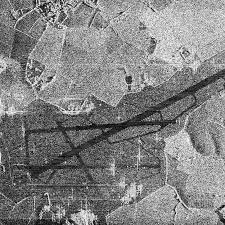
#> input picture Practice_3/sar_3.jpg, 225 x 225 px
$ jupyter execute --allow-errors solution.ipynb
#> lines starting #> are read from the running program, lines starting #| are printed output that depends on the picture; after the words box and inside, x2 and y2 are one past the last pixel; in counts of white or black regions, pixels touching at a corner belong together
# 1. Для изображения sar_3.jpg найти наиболее протяженный участок
# (выделить линии при помощи преобразования Хафа)
# 2. Для изображения sar_3.jpg провести исследование алгоритмов бинаризации, выделить участок дорожной полосы.

[cell 1]
import numpy as np
import cv2
import matplotlib.pyplot as plt

[cell 2]
img = cv2.imread('sar_3.jpg')
#> img is the input picture: shape (225, 225, 3); min 0, max 255, mean 130.6
img_gray = cv2.cvtColor(img, cv2.COLOR_BGR2GRAY)
plt.imshow(img_gray, cmap='gray')
plt.show()

[cell 3]
image_gauss = cv2.GaussianBlur(img_gray, (5, 5), 0)
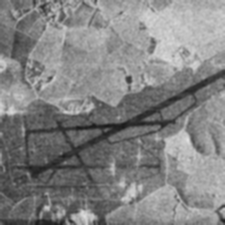
#> image_gauss: shape (225, 225); min 26, max 225, mean 130.6
image_median = cv2.medianBlur(image_gauss, 3)


canny = cv2.Canny(image_median, 50, 100)
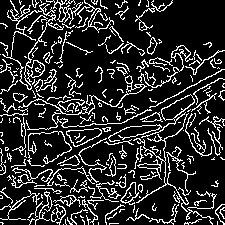
#> canny: shape (225, 225); 17.1% white in thin lines or dots
plt.imshow(canny, cmap='gray')
plt.show()

[cell 4]
# HoughLinesP, bc HoughLines gives only full lines, while HoughLinesP gives line segments

lines = cv2.HoughLinesP(canny, 1, np.pi / 180, threshold=50, minLineLength=20, maxLineGap=10)
#> lines = 116 rows, first 6: [28, 179, 127, 127], [128, 127, 223, 120], [45, 163, 223, 69], [21, 130, 124, 122], [26, 63, 105, 199], [137, 142, 169, 119]

[cell 5]
print(lines.shape)
#| (116, 1, 4)

[cell 6]
lengths = []
#> (the rest of this cell did not finish here and is left out)

[cell 7]
image_lines = img_gray.copy()

#> (the rest of this cell did not finish here and is left out)

[cell 8]
lengths = np.array(lengths)
#> (the rest of this cell did not finish here and is left out)

[cell 9]
# [8 lines of commented-out code are left out]

[cell 10]
#point binarization
T = 80
bin_img = img_gray.copy()
bin_img[img_gray < T] = 0
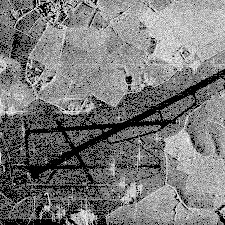
#> bin_img: shape (225, 225); min 0, max 255, mean 121.2
bin_img[img_gray >= T] = 255
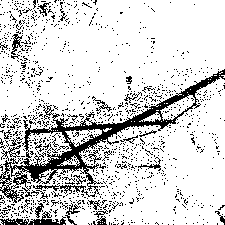
#> bin_img: shape (225, 225); 83.1% white; black in thin lines or dots

[cell 11]
_, otsu = cv2.threshold(img_gray, 0, 255, cv2.THRESH_BINARY + cv2.THRESH_OTSU)
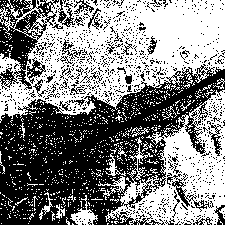
#> otsu: shape (225, 225); 51.4% white; 1013 black regions (974 under 20 px), largest, box (x1, y1, x2, y2) and area: (0, 64, 225, 225) 17840, (0, 0, 59, 90) 2187, (167, 173, 214, 212) 328

[cell 12]
adaptive = cv2.adaptiveThreshold(img_gray, 255, cv2.ADAPTIVE_THRESH_MEAN_C, cv2.THRESH_BINARY, 71, 15)
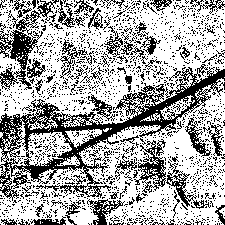
#> adaptive: shape (225, 225); 65.5% white; black in thin lines or dots

[cell 13]
_, axs = plt.subplots(1, 4, figsize=(20, 5))
axs[0].imshow(img_gray, cmap='gray')
axs[0].set_title('original')
axs[1].imshow(bin_img, cmap='gray')
axs[1].set_title(f'point T={T}')
axs[2].imshow(otsu, cmap='gray')
axs[2].set_title('otsu')
axs[3].imshow(adaptive, cmap='gray')
axs[3].set_title('adaptive')

# point binarization gives the best result for this img

$ run again, with Practice_3/sar_0.jpg copied over Practice_3/sar_3.jpg
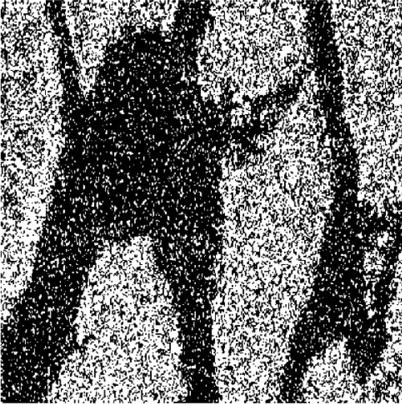
#> input picture Practice_3/sar_0.jpg, 402 x 404 px
#> img is the input picture: shape (404, 402, 3); min 0, max 255, mean 108.3
#> `canny = cv2.Canny(image_median, 50, 100)`:
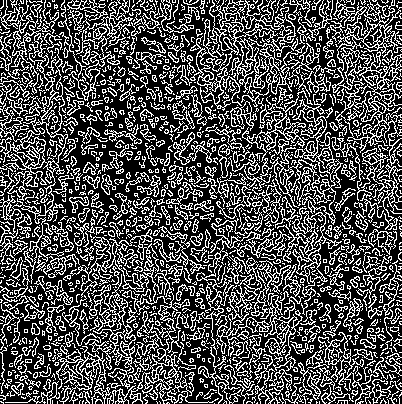
#> canny: shape (404, 402); 31.2% white in thin lines or dots
#> lines = 874 rows, first 6: [12, 402, 206, 208], [209, 192, 399, 2], [19, 402, 399, 22], [94, 116, 194, 216], [47, 401, 401, 47], [6, 94, 97, 185]
#| (874, 1, 4)
#> otsu: shape (404, 402); 42.8% white; 1833 white regions (1780 under 20 px), largest, box (x1, y1, x2, y2) and area: (0, 0, 402, 404) 42448, (327, 0, 402, 218) 7319, (195, 0, 310, 128) 6465
#> `adaptive = cv2.adaptiveThreshold(img_gray, 255, cv2.ADAPTIVE_THRESH_ME..`:
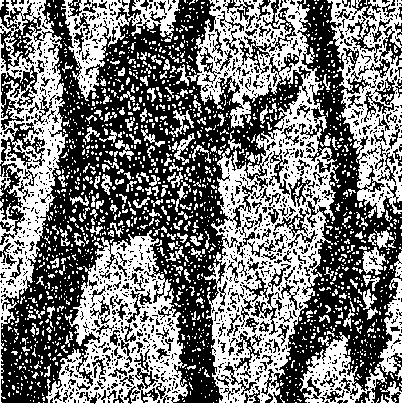
#> adaptive: shape (404, 402); 47% white; 1676 white regions (1494 under 20 px), largest, box (x1, y1, x2, y2) and area: (0, 0, 402, 404) 49354, (327, 0, 402, 218) 7419, (61, 0, 180, 101) 3706

$ run again, with Practice_3/sar_2.jpg copied over Practice_3/sar_3.jpg
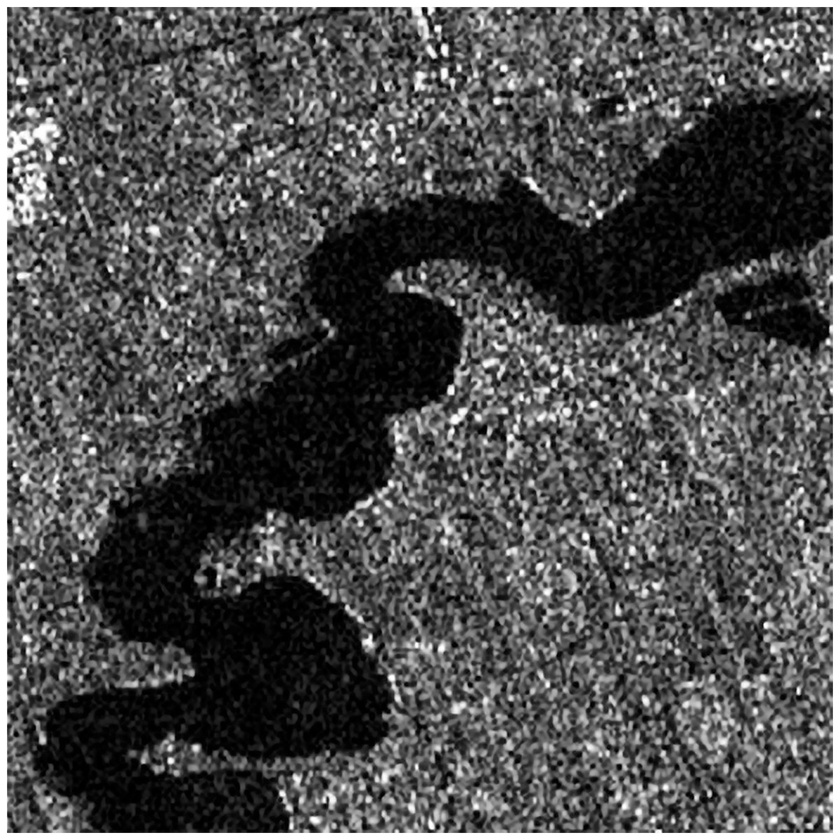
#> input picture Practice_3/sar_2.jpg, 840 x 840 px, shrunk from 1200 x 1199 before the run
#> img is the input picture: shape (840, 840, 3); min 0, max 255, mean 78.8
#> `canny = cv2.Canny(image_median, 50, 100)`:
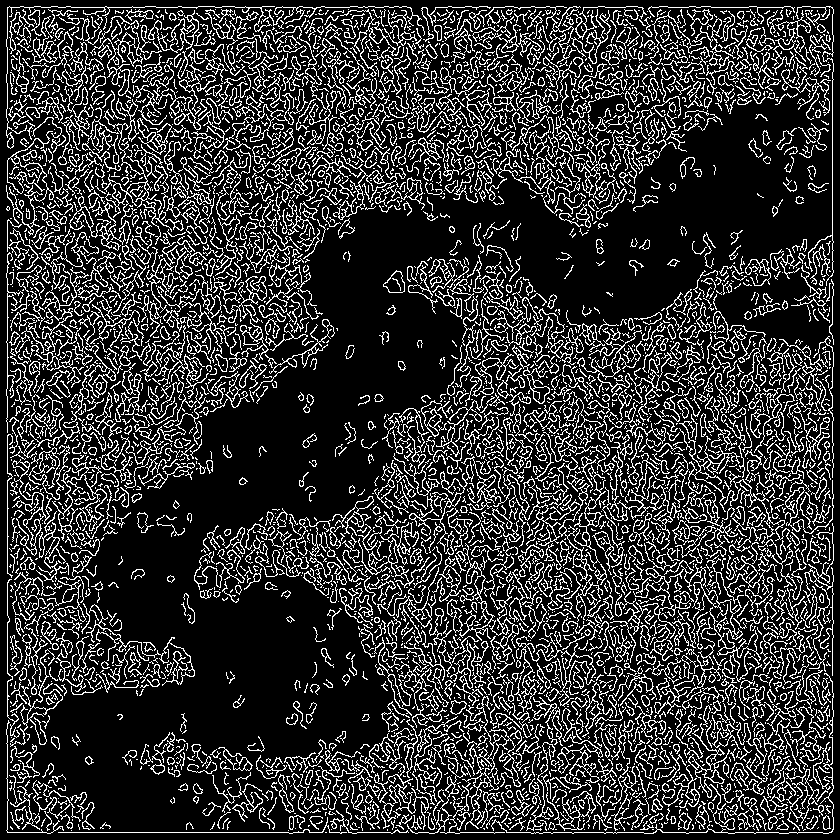
#> canny: shape (840, 840); 20% white in thin lines or dots
#| (4690, 1, 4)
#> otsu: shape (840, 840); 35.9% white; 1119 white regions (497 under 20 px), largest, box (x1, y1, x2, y2) and area: (0, 0, 840, 840) 160386, (191, 26, 330, 150) 5573, (131, 173, 252, 322) 4950
#> `adaptive = cv2.adaptiveThreshold(img_gray, 255, cv2.ADAPTIVE_THRESH_ME..`:
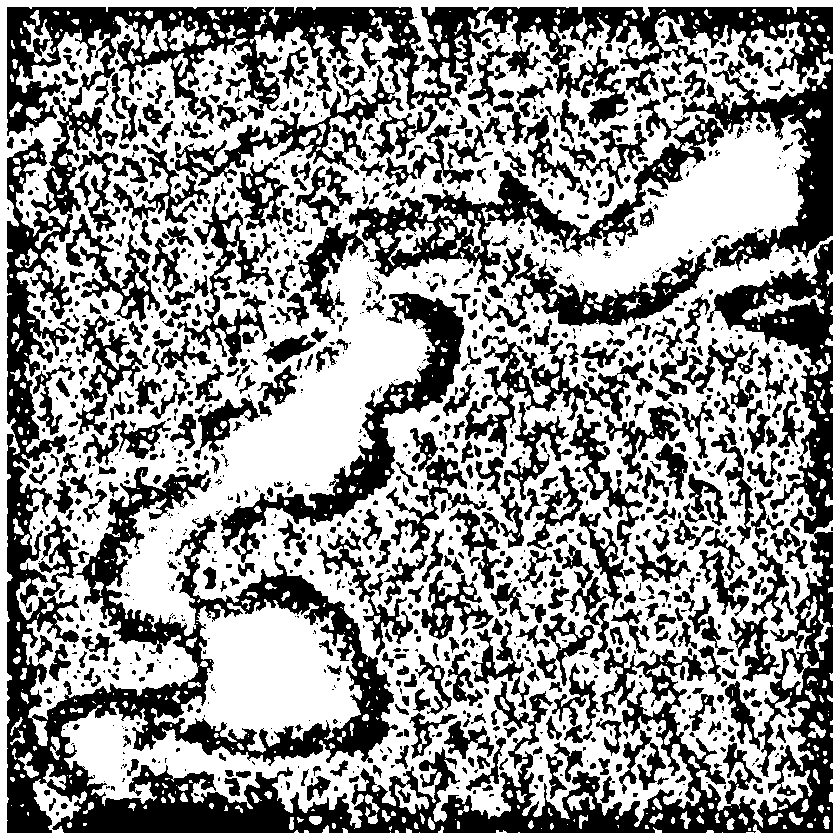
#> adaptive: shape (840, 840); 57.5% white; 1349 black regions (729 under 20 px), largest, box (x1, y1, x2, y2) and area: (7, 7, 833, 833) 126188, (484, 7, 833, 271) 23199, (349, 114, 724, 285) 11298

$ run again, with Practice_3/img_1.jpg copied over Practice_3/sar_3.jpg
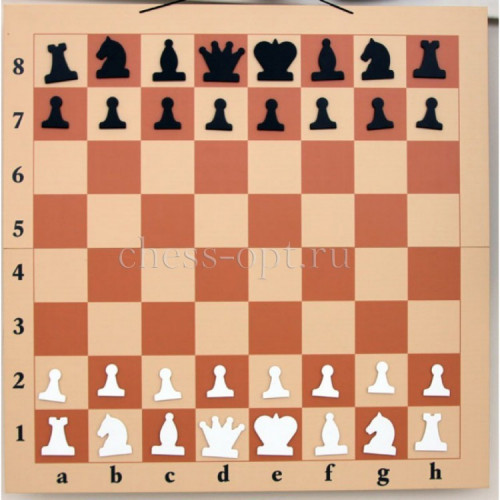
#> input picture Practice_3/img_1.jpg, 500 x 500 px
#> img is the input picture: shape (500, 500, 3); mean B, G, R 128.2, 157.1, 205.4
#> `canny = cv2.Canny(image_median, 50, 100)`:
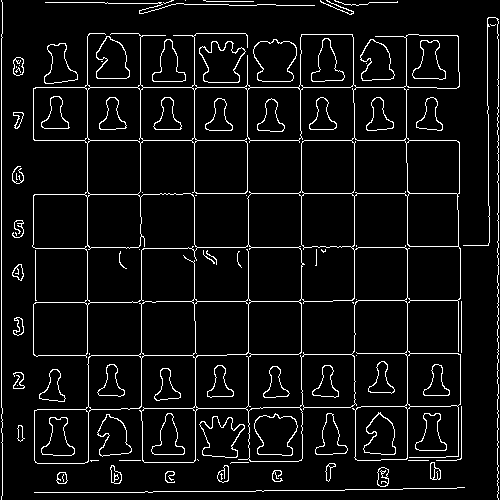
#> canny: shape (500, 500); 6.1% white in thin lines or dots
#> lines = 88 rows, first 6: [1, 442, 1, 34], [35, 87, 436, 87], [34, 140, 456, 140], [407, 458, 407, 163], [160, 193, 459, 193], [301, 392, 301, 131]
#| (88, 1, 4)
#> otsu: shape (500, 500); 61.9% white; 60 black regions (14 under 20 px), largest, box (x1, y1, x2, y2) and area: (195, 194, 461, 462) 27486, (33, 194, 197, 464) 15437, (141, 194, 194, 248) 2826
#> `adaptive = cv2.adaptiveThreshold(img_gray, 255, cv2.ADAPTIVE_THRESH_ME..`:
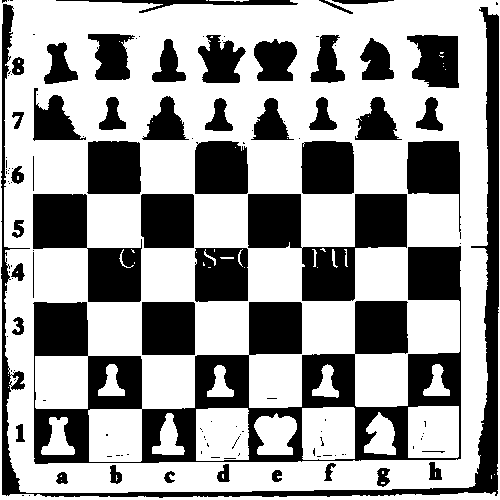
#> adaptive: shape (500, 500); 62.5% white; 128 black regions (80 under 20 px), largest, box (x1, y1, x2, y2) and area: (33, 246, 461, 464) 29073, (1, 4, 499, 498) 11443, (248, 194, 407, 301) 8342
